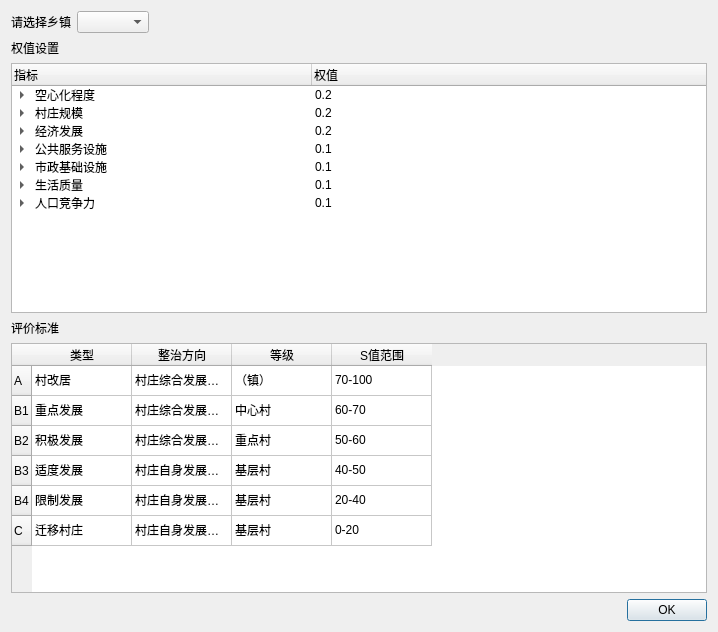
<?xml version="1.0" encoding="UTF-8"?>
<ui version="4.0">
 <class>BuDianGuiHua</class>
 <widget class="QWidget" name="BuDianGuiHua">
  <property name="geometry">
   <rect>
    <x>0</x>
    <y>0</y>
    <width>718</width>
    <height>632</height>
   </rect>
  </property>
  <property name="windowTitle">
   <string>村庄布点规划</string>
  </property>
  <layout class="QGridLayout" name="gridLayout">
   <item row="0" column="0">
    <layout class="QHBoxLayout" name="horizontalLayout">
     <item>
      <widget class="QLabel" name="label">
       <property name="text">
        <string>请选择乡镇</string>
       </property>
      </widget>
     </item>
     <item>
      <widget class="QComboBox" name="comboBox"/>
     </item>
    </layout>
   </item>
   <item row="1" column="0">
    <widget class="QLabel" name="label_2">
     <property name="text">
      <string>权值设置</string>
     </property>
    </widget>
   </item>
   <item row="2" column="0" colspan="2">
    <layout class="QHBoxLayout" name="horizontalLayout_2">
     <item>
      <widget class="QTreeWidget" name="treeWidget">
       <attribute name="headerDefaultSectionSize">
        <number>300</number>
       </attribute>
       <column>
        <property name="text">
         <string>指标</string>
        </property>
       </column>
       <column>
        <property name="text">
         <string>权值</string>
        </property>
       </column>
       <item>
        <property name="text">
         <string>空心化程度</string>
        </property>
        <property name="text">
         <string>0.2</string>
        </property>
        <item>
         <property name="text">
          <string>村庄户籍人口密度 </string>
         </property>
         <property name="text">
          <string>0.5</string>
         </property>
        </item>
        <item>
         <property name="text">
          <string>村庄常住人口比重</string>
         </property>
         <property name="text">
          <string>0.5</string>
         </property>
        </item>
       </item>
       <item>
        <property name="text">
         <string>村庄规模</string>
        </property>
        <property name="text">
         <string>0.2</string>
        </property>
        <item>
         <property name="text">
          <string>人口规模</string>
         </property>
         <property name="text">
          <string>0.7</string>
         </property>
        </item>
        <item>
         <property name="text">
          <string>年末拥有耕地面积</string>
         </property>
         <property name="text">
          <string>0.3</string>
         </property>
        </item>
       </item>
       <item>
        <property name="text">
         <string>经济发展</string>
        </property>
        <property name="text">
         <string>0.2</string>
        </property>
        <item>
         <property name="text">
          <string>农作物总产量</string>
         </property>
         <property name="text">
          <string>0.4</string>
         </property>
        </item>
        <item>
         <property name="text">
          <string>肉类总产量</string>
         </property>
         <property name="text">
          <string>0.2</string>
         </property>
        </item>
        <item>
         <property name="text">
          <string>二三产业从业人数占村总从业人数比重</string>
         </property>
         <property name="text">
          <string>0.4</string>
         </property>
        </item>
       </item>
       <item>
        <property name="text">
         <string>公共服务设施</string>
        </property>
        <property name="text">
         <string>0.1</string>
        </property>
        <item>
         <property name="text">
          <string>是否有小学_幼儿园</string>
         </property>
         <property name="text">
          <string>0.2</string>
         </property>
        </item>
        <item>
         <property name="text">
          <string>是否有卫生所</string>
         </property>
         <property name="text">
          <string>0.2</string>
         </property>
        </item>
        <item>
         <property name="text">
          <string>图书室_文化站的藏书量</string>
         </property>
         <property name="text">
          <string>0.2</string>
         </property>
        </item>
        <item>
         <property name="text">
          <string>是否有体育活动场所</string>
         </property>
         <property name="text">
          <string>0.2</string>
         </property>
        </item>
        <item>
         <property name="text">
          <string>是否有50平米以上的综合商店或超市个数</string>
         </property>
         <property name="text">
          <string>0.2</string>
         </property>
        </item>
       </item>
       <item>
        <property name="text">
         <string>市政基础设施</string>
        </property>
        <property name="text">
         <string>0.1</string>
        </property>
        <item>
         <property name="text">
          <string>通公路的自然村比重</string>
         </property>
         <property name="text">
          <string>0.2</string>
         </property>
        </item>
        <item>
         <property name="text">
          <string>通自来水的自然村比重</string>
         </property>
         <property name="text">
          <string>0.2</string>
         </property>
        </item>
        <item>
         <property name="text">
          <string>通电的自然村比重</string>
         </property>
         <property name="text">
          <string>0.2</string>
         </property>
        </item>
        <item>
         <property name="text">
          <string>通电话的自然村比重</string>
         </property>
         <property name="text">
          <string>0.2</string>
         </property>
        </item>
        <item>
         <property name="text">
          <string>完成厕改的自然村比重</string>
         </property>
         <property name="text">
          <string>0.2</string>
         </property>
        </item>
       </item>
       <item>
        <property name="text">
         <string>生活质量</string>
        </property>
        <property name="text">
         <string>0.1</string>
        </property>
        <item>
         <property name="text">
          <string>拥有彩电的户数</string>
         </property>
         <property name="text">
          <string>0.3</string>
         </property>
        </item>
        <item>
         <property name="text">
          <string>拥有电话的户数</string>
         </property>
         <property name="text">
          <string>0.3</string>
         </property>
        </item>
        <item>
         <property name="text">
          <string>参加农村新型合作医疗人数</string>
         </property>
         <property name="text">
          <string>0.3</string>
         </property>
        </item>
        <item>
         <property name="text">
          <string>享受最低生活保障人数</string>
         </property>
         <property name="text">
          <string>0.1</string>
         </property>
        </item>
       </item>
       <item>
        <property name="text">
         <string>人口竞争力</string>
        </property>
        <property name="text">
         <string>0.1</string>
        </property>
        <item>
         <property name="text">
          <string>在校高中生人数</string>
         </property>
         <property name="text">
          <string>0.2</string>
         </property>
        </item>
        <item>
         <property name="text">
          <string>从业人员占常住人口比重</string>
         </property>
         <property name="text">
          <string>0.8</string>
         </property>
        </item>
       </item>
      </widget>
     </item>
    </layout>
   </item>
   <item row="3" column="0">
    <widget class="QLabel" name="label_3">
     <property name="text">
      <string>评价标准</string>
     </property>
    </widget>
   </item>
   <item row="4" column="0" colspan="2">
    <layout class="QHBoxLayout" name="horizontalLayout_3">
     <item>
      <widget class="QTableWidget" name="tableWidget">
       <row>
        <property name="text">
         <string>A</string>
        </property>
       </row>
       <row>
        <property name="text">
         <string>B1</string>
        </property>
       </row>
       <row>
        <property name="text">
         <string>B2</string>
        </property>
       </row>
       <row>
        <property name="text">
         <string>B3</string>
        </property>
       </row>
       <row>
        <property name="text">
         <string>B4</string>
        </property>
       </row>
       <row>
        <property name="text">
         <string>C</string>
        </property>
       </row>
       <column>
        <property name="text">
         <string>类型</string>
        </property>
       </column>
       <column>
        <property name="text">
         <string>整治方向</string>
        </property>
       </column>
       <column>
        <property name="text">
         <string>等级</string>
        </property>
       </column>
       <column>
        <property name="text">
         <string>S值范围</string>
        </property>
       </column>
       <item row="0" column="0">
        <property name="text">
         <string>村改居</string>
        </property>
       </item>
       <item row="0" column="1">
        <property name="text">
         <string>村庄综合发展能力好，全面村改居纳入镇区发展范围，空心村整治迁入地</string>
        </property>
       </item>
       <item row="0" column="2">
        <property name="text">
         <string>（镇）</string>
        </property>
       </item>
       <item row="0" column="3">
        <property name="text">
         <string>70-100</string>
        </property>
       </item>
       <item row="1" column="0">
        <property name="text">
         <string>重点发展</string>
        </property>
       </item>
       <item row="1" column="1">
        <property name="text">
         <string>村庄综合发展能力较好，重点发展培育中心村，结合空心村整治迁建村民</string>
        </property>
       </item>
       <item row="1" column="2">
        <property name="text">
         <string>中心村</string>
        </property>
       </item>
       <item row="1" column="3">
        <property name="text">
         <string>60-70</string>
        </property>
       </item>
       <item row="2" column="0">
        <property name="text">
         <string>积极发展</string>
        </property>
       </item>
       <item row="2" column="1">
        <property name="text">
         <string>村庄综合发展能力较好，积极发展为重点基层村，适当接受空心村整治迁建村民</string>
        </property>
       </item>
       <item row="2" column="2">
        <property name="text">
         <string>重点村</string>
        </property>
       </item>
       <item row="2" column="3">
        <property name="text">
         <string>50-60</string>
        </property>
       </item>
       <item row="3" column="0">
        <property name="text">
         <string>适度发展</string>
        </property>
       </item>
       <item row="3" column="1">
        <property name="text">
         <string>村庄自身发展条件一般，但有潜力可挖，发展为一般基层村，空心村就地整治</string>
        </property>
       </item>
       <item row="3" column="2">
        <property name="text">
         <string>基层村</string>
        </property>
       </item>
       <item row="3" column="3">
        <property name="text">
         <string>40-50</string>
        </property>
       </item>
       <item row="4" column="0">
        <property name="text">
         <string>限制发展</string>
        </property>
       </item>
       <item row="4" column="1">
        <property name="text">
         <string>村庄自身发展条件较差，限制村庄扩建，引导空心村异地合并整治</string>
        </property>
       </item>
       <item row="4" column="2">
        <property name="text">
         <string>基层村</string>
        </property>
       </item>
       <item row="4" column="3">
        <property name="text">
         <string>20-40</string>
        </property>
       </item>
       <item row="5" column="0">
        <property name="text">
         <string>迁移村庄</string>
        </property>
       </item>
       <item row="5" column="1">
        <property name="text">
         <string>村庄自身发展条件较差，禁止村庄扩建，强制空心村搬迁整治</string>
        </property>
       </item>
       <item row="5" column="2">
        <property name="text">
         <string>基层村</string>
        </property>
       </item>
       <item row="5" column="3">
        <property name="text">
         <string>0-20</string>
        </property>
       </item>
      </widget>
     </item>
    </layout>
   </item>
   <item row="5" column="1">
    <widget class="QDialogButtonBox" name="buttonBox">
     <property name="standardButtons">
      <set>QDialogButtonBox::Ok</set>
     </property>
    </widget>
   </item>
  </layout>
 </widget>
 <resources/>
 <connections/>
</ui>
